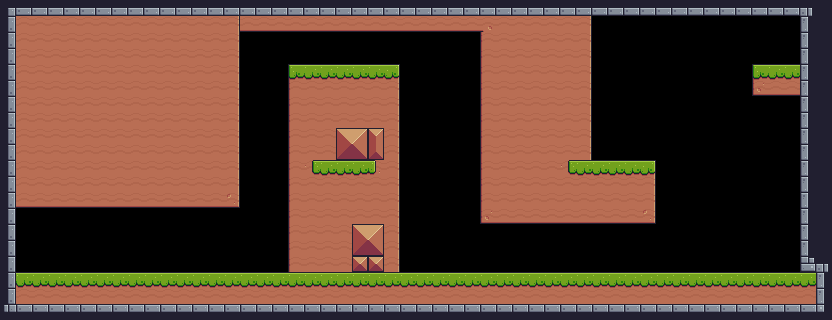

The image is a tile-based game level rendered from a .tmx file. Its description and source (layers, tilesets, objects; grid data summarised) follow:
An orthogonal 52x20 tile map with 16x16 px tiles, 1 tile layer (background_tile), 1 hidden layer not drawn, 7 tilesets and 31 objects (17x cherrie, end, start, frog, blue).

<map version="1.10" tiledversion="1.12.2" orientation="orthogonal" renderorder="left-down" width="52" height="20" tilewidth="16" tileheight="16" infinite="0" nextlayerid="11" nextobjectid="247">
 <tileset firstgid="1" source="tilesets/Terrain.tsx" />
 <tileset firstgid="243" source="tilesets/boxs.tsx" />
 <tileset firstgid="249" source="tilesets/checkpoints.tsx" />
 <tileset firstgid="252" source="tilesets/fruits.tsx" />
 <tileset firstgid="268" source="tilesets/characters.tsx" />
 <tileset firstgid="272" source="tilesets/background.tsx" />
 <tileset firstgid="279" source="tilesets/traps.tsx" />
 <layer id="7" name="background_tile" width="52" height="20">
  <data>[1040 cells, 643 non-empty, 29 distinct tile ids]</data>
 </layer>
 <layer id="1" name="normal_tile" width="52" height="20" visible="0">
  <data>[1040 cells, 16 non-empty, 5 distinct tile ids]</data>
 </layer>
 <objectgroup id="3" name="collision_normal_tile">
  <object id="225" x="0" y="0" width="240" height="208" />
  <object id="226" x="240" y="16" width="240" height="16" />
  <object id="227" x="480" y="16" width="112" height="208" />
  <object id="229" x="288" y="64" width="112" height="208" />
  <object id="230" x="0" y="272" width="800" height="16" />
  <object id="231" x="0" y="192" width="16" height="80" />
  <object id="242" x="592" y="160" width="64" height="64" />
  <object id="243" x="752" y="64" width="48" height="32" />
  <object id="244" x="800" y="0" width="32" height="288" />
  <object id="245" x="592" y="0" width="208" height="16" />
 </objectgroup>
 <objectgroup id="4" name="decoration_object_layer" />
 <objectgroup id="5" name="decoration_object_layer_foreground" />
 <objectgroup id="6" name="object_layer">
  <object id="212" type="end" gid="249" x="752" y="65" width="53" height="52" />
  <object id="213" type="start" gid="251" x="20" y="272" width="64" height="64" />
  <object id="214" type="cherrie" gid="261" x="116" y="280" width="32" height="32" />
  <object id="215" type="cherrie" gid="261" x="144" y="280" width="32" height="32" />
  <object id="216" type="cherrie" gid="261" x="180" y="280" width="32" height="32" />
  <object id="217" type="cherrie" gid="261" x="208" y="280" width="32" height="32" />
  <object id="218" type="cherrie" gid="261" x="304" y="68" width="32" height="32" />
  <object id="219" type="cherrie" gid="261" x="336" y="68" width="32" height="32" />
  <object id="220" type="cherrie" gid="261" x="368" y="68" width="32" height="32" />
  <object id="221" type="frog" gid="268" x="48" y="268" width="32" height="32" />
  <object id="232" type="cherrie" gid="261" x="496" y="278" width="32" height="32" />
  <object id="233" type="cherrie" gid="261" x="524" y="277" width="32" height="32" />
  <object id="234" type="cherrie" gid="261" x="548" y="277" width="32" height="32" />
  <object id="235" type="cherrie" gid="261" x="577" y="279" width="32" height="32" />
  <object id="236" type="cherrie" gid="261" x="606" y="276" width="32" height="32" />
  <object id="237" type="cherrie" gid="261" x="627" y="166" width="32" height="32" />
  <object id="238" type="cherrie" gid="261" x="603" y="166" width="32" height="32" />
  <object id="239" type="cherrie" gid="261" x="422" y="129" width="32" height="32" />
  <object id="240" type="cherrie" gid="261" x="420" y="174" width="32" height="32" />
  <object id="241" type="cherrie" gid="261" x="422" y="227" width="32" height="32" />
  <object id="246" type="blue" gid="272" x="-64" y="0" width="64" height="64" />
 </objectgroup>
 <objectgroup id="8" name="traps_layer" />
 <objectgroup id="10" name="buttons" />
 <objectgroup id="9" name="paths_layer" />
</map>
